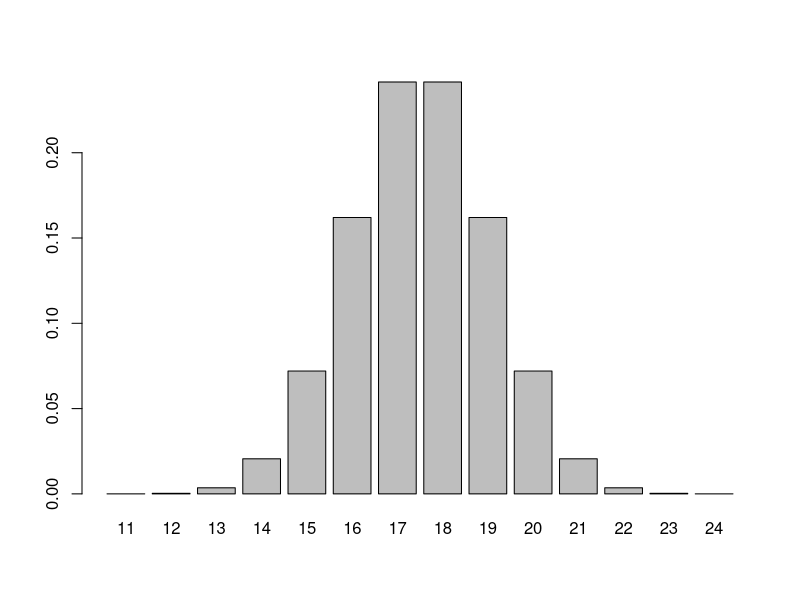

Here is the R script that generated this plot:
# Date: Friday, August 10, 2012

################################################
# Fisher's Exact Test and Related Procedures ###
################################################

# Goal: Detect true association between two binary
# "variables".


### Fisher's exact test for randomized trials ###

# Example:
# 48 bank managers participated in a randomized experiment without
# knowing this: They had to judge whether a fictitious person should
# be promoted or not, based on his/her file.
# The 48 files had been distributed at random and differed only in
# one aspect: 24 files belonged to Mr. Miller, 24 to Mrs. Miller.
#
# Possible working hypotheses:
# * "Men tend to be judged better than women"
# * "Women tend to be judged better than men"
# * "The decision is dependent on the candidate's
#    gender, but we don't know how."
# 
# (Before obtaining/analyzing the data, one should know
#  one's nworking hypothesis. In case of doubt, the
#  two-sided working hypothesis of some dependency is
#  recommended.)
# 
# Null hypothesis: The 48 managers judged objectively; the
# candidate's gender was irrelevant.
#
# Result:
#                    ||  promoted | not promoted ||
#       -----------------------------------------------
#        Mr. Miller  ||  21       |  3           || 24
#        Mrs. Miller ||  14       | 10           || 24
#       -----------------------------------------------
#                    ||  35       | 13           || 48
#
# Under null hypothesis, the resulting table has the form
# 
#                    ||  promoted | not promoted ||
#       -----------------------------------------------
#        Mr. Miller  ||   T       | 24-T         || 24
#        Mrs. Miller ||  35-T     | 24 - 13 + T  || 24
#       -----------------------------------------------
#                    ||  35       | 13           || 48
# with
#       T ~ hyper(35, 13, 24) .


x <- 11:24 # possible values, bc every cell has to be >= 0
dx <- dhyper(x,35,13,24)
barplot(dx,names.arg=x)

# P-values
# (probabilities are computed assuming the null hypothesis):
# * pv.rs = 1 - phyper(T-1,35,13,24)				# why the -1?!?!?
#   Right-sided p-value: Is T "suspiciously large"?
# * pv.ls = phyper(T,35,13,24)
#   Left-sided p-value: Is T "suspiciously small"?
# * pv.ts = 2 * min(pv.ls, pv.rs)
#   Two-sided p-value: Is T "suspiciously extreme"?
# Which p-value is appropriate,
# depends on our working hypothesis.
# Let's be cautious and use the two-sided one:

pv.ls <- phyper(21, 35,13,24)
pv.ls
pv.rs <- 1 - phyper(20, 35,13,24)
pv.rs
pv.ts <- 2*min(pv.ls,pv.rs)
pv.ts

# Now the same thing with a built-in procedure:
help.search("Fisher's exact test")
? fisher.test

# There are two modes of using fisher.test():
# * We have a data frame 'ds' with two binary factors
#   "F1" and "F2"; then run
#   fisher.test(ds$F1,ds$F2)
# * We have a two-by-two table "x"; then run
#   fisher.test(x)

# To use fisher.test here, we have to generate
# a contingency table:

x <- matrix(c(21,14,3,10),nrow=2,ncol=2)
x

fisher.test(x=x)

# Note that the p-value provided here is the
# two-sided p-value we computed "by hand".
# To get the one-sided p-values, type
fisher.test(x=x,alternative="less")     # for pv.ls
fisher.test(x=x,alternative="greater")  # for pv.rs

# The output also contains an estimate and a
# confidence interval for an "odds ratio".
# This will be explained next...



### Odds ratios ###

# Goals:
# * Compare two different procedures (e.g. medical
#   treatments) with respect to success/failure.
# * Compare two (sub-)populations with respect to
#   a certain property of individuals.
#
# In the first example, let p1 and p2 be the success
# probabilities with procedure 1 and 2, respectively.
# Then the odds of success are
#    pj/(1-pj)  with procedure j,
# and the odds ratio of success with procedure 1 versus
# procedure 2 equals
#    OR = (p1/(1-p1)) / (p2/(1-p2))     #what an unsightful name for a variable >.<
#       = p1*(1-p2) / (p2*(1-p1)) .
# 
# Note that
#    p1 >< p2  if, and only if,  OR >< 1 .
# 
# A randomized study to compare the two procedures:
# A group of volunteers is divided randomly into two
# groups, where group j undergoes procedure j.
# The results may be summarized as a two-by-two table: 
# 
#                 || success   | failure   ||
#       -------------------------------------------------
#        Group 1  || S1        | F1        || n1 = S1+F1
#        Group 1  || S2        | F2        || n2 = S2+F2
#       -------------------------------------------------
#                 || S = S1+S2 | F = F1+F2 || n = n1+n2
# 
# Performing fisher.test(x) with this two-by-two table
# (x <- matrix(c(S1,S2,F1,F2),nrow=2,ncol=2))
# yields a p-value for the null hypothesis that the two
# two procedures have the same success probabilities
# (p1 == p2  <==>  OR == 1),
# a confidence interval for the odds ratio OR and
# an estimator for OR.


# In the second example, let pj be the proportion of
# individuals having the property within
# (sub-)population j. Thus, if we draw an indivudual
# from (sub-)population j randomly, the odds of picking
# an individual with the property are pj/(1-pj).
# Again the odds ratio is defined as
#    OR = (p1/(1-p1)) / (p1/(1-p2))
#       = p1*(1-p2) / (p2*(1-p1)) .


# Data example:
# Gender and Left-Handedness (see website of this course).
# 
#                | left-handed | right-handed |
#       ---------------------------------------
#        male    | 113         |  934         |
#        female  |  92         | 1070         |
#       ---------------------------------------

x <- matrix(c(113,92,934,1070),ncol=2,nrow=2)
x
fisher.test(x)

# Conclusion: With confidence 95% we may conclude
# that left-handedness is more frequent among men
# than among women (in the given population).
